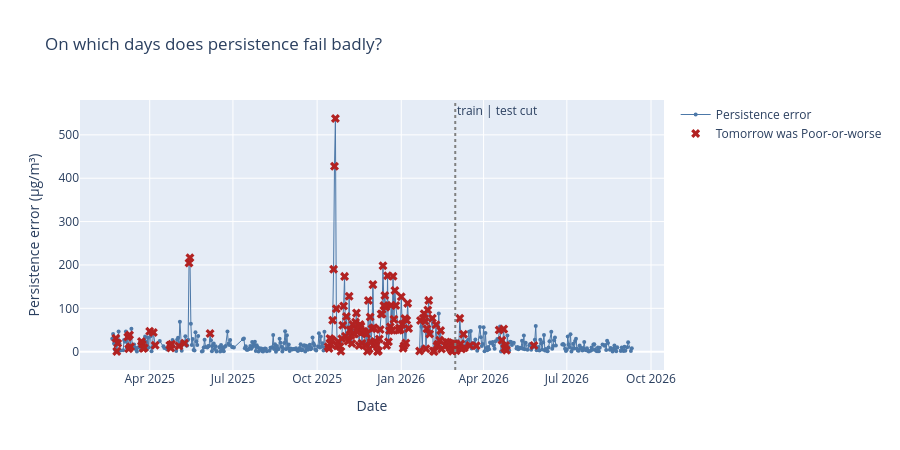

The code cell stored with this chart in its notebook:
### Code cell
# Step 5: Chart 4 -- persistence error over time
daily_scoring["persistence_error"] = (daily_scoring["target"] - daily_scoring["pm25_until_17"]).abs()

chart4 = go.Figure()

chart4.add_trace(go.Scatter(
    x=daily_scoring.index, y=daily_scoring["persistence_error"],
    mode="lines+markers", name="Persistence error",
    line=dict(color="#4C78A8", width=1),
    marker=dict(size=4),
    hovertemplate="Date: %{x|%Y-%m-%d}<br>Error: %{y:.1f}<extra></extra>",
))

poor_days = daily_scoring[daily_scoring["poor_or_worse"]]
chart4.add_trace(go.Scatter(
    x=poor_days.index, y=poor_days["persistence_error"],
    mode="markers", name="Tomorrow was Poor-or-worse",
    marker=dict(size=8, color="firebrick", symbol="x"),
    hovertemplate="Date: %{x|%Y-%m-%d}<br>Error: %{y:.1f}<extra></extra>",
))

chart4.add_vline(
    x=cut_date, line_dash="dot", line_color="gray",
    annotation_text="train | test cut", annotation_position="top right",
)

chart4.update_layout(
    title="On which days does persistence fail badly?",
    xaxis_title="Date", yaxis_title="Persistence error (µg/m³)",
    height=450,
)
chart4.show()

print("Mean persistence error (all scoring rows):", round(daily_scoring["persistence_error"].mean(), 2))
print("Mean persistence error on Poor-or-worse days:", round(poor_days["persistence_error"].mean(), 2))
print("Mean persistence error on ordinary days:", round(daily_scoring.loc[~daily_scoring['poor_or_worse'], 'persistence_error'].mean(), 2))

### Figure 1 — Plotly figure (JSON) as saved in the notebook; plotly's stock layout.template omitted (floating-point values rounded to 4 significant figures; data arrays with more than 128 entries replaced by an {"elided": "..."} marker saying what was removed)
{"data": [{"hovertemplate": "Date: %{x|%Y-%m-%d}<br>Error: %{y:.1f}<extra></extra>", "line": {"color": "#4C78A8", "width": 1}, "marker": {"size": 4}, "mode": "lines+markers", "name": "Persistence error", "type": "scatter", "x": {"elided": "487 str values"}, "y": {"elided": "487 float values"}}, {"hovertemplate": "Date: %{x|%Y-%m-%d}<br>Error: %{y:.1f}<extra></extra>", "marker": {"color": "firebrick", "size": 8, "symbol": "x"}, "mode": "markers", "name": "Tomorrow was Poor-or-worse", "type": "scatter", "x": {"elided": "152 str values"}, "y": {"elided": "152 float values"}}], "layout": {"annotations": [{"showarrow": false, "text": "train | test cut", "x": "2026-03-01T00:00:00+05:30", "xanchor": "left", "xref": "x", "y": 1, "yanchor": "top", "yref": "y domain"}], "height": 450, "shapes": [{"line": {"color": "gray", "dash": "dot"}, "type": "line", "x0": "2026-03-01T00:00:00+05:30", "x1": "2026-03-01T00:00:00+05:30", "xref": "x", "y0": 0, "y1": 1, "yref": "y domain"}], "title": {"text": "On which days does persistence fail badly?"}, "xaxis": {"title": {"text": "Date"}}, "yaxis": {"title": {"text": "Persistence error (µg/m³)"}}}}
